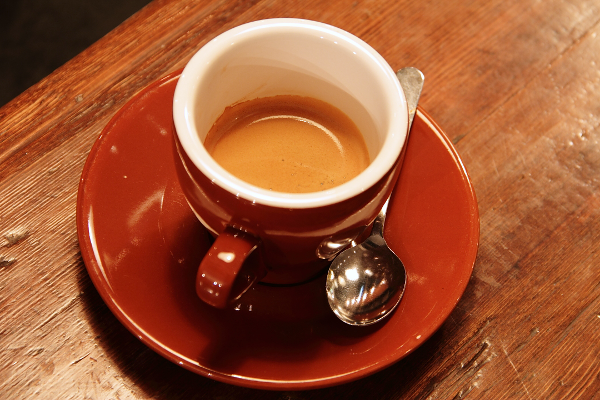
#> input picture skimage.data.coffee(), 600 x 400 px
$ jupyter execute --allow-errors test.ipynb   (shell and % lines are left out)
#> lines starting #> are read from the running program, lines starting #| are printed output that depends on the picture
[cell 1]
import matplotlib.pyplot as plt

import numpy as np
from skimage import data,io

from skimage.color import rgb2hsv
from scipy import ndimage, misc

[cell 2]
rgb_img = data.coffee()
#> rgb_img is the input picture: shape (400, 600, 3); mean R, G, B 158.6, 85.8, 51.5

rgb_img = io.imread('Wisdom-of-crowds.jpg')
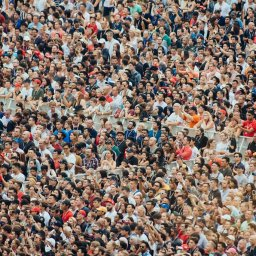
#> input picture unsupervised/Wisdom-of-crowds.jpg, 256 x 256 px
#> rgb_img is the input picture: shape (256, 256, 3); mean R, G, B 131, 113.7, 104.7
hsv_img = rgb2hsv(rgb_img)
#> hsv_img: shape (256, 256, 3) float64; mean of channels 0, 1, 2 0.23, 0.28, 0.529
hue_img = hsv_img[:, :, 0]
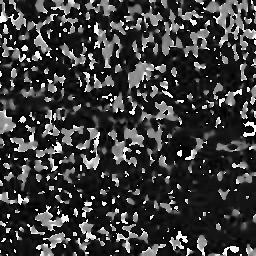
#> hue_img: shape (256, 256) float64; min 0, max 0.999, mean 0.23
sat_img = hsv_img[:, :, 1]
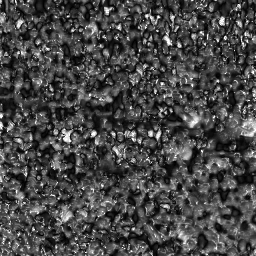
#> sat_img: shape (256, 256) float64; min 0, max 1, mean 0.28
value_img = hsv_img[:, :, 2]
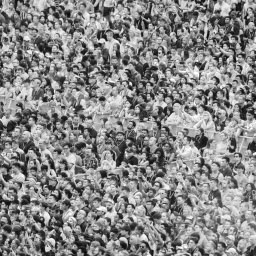
#> value_img: shape (256, 256) float64; min 0.0157, max 1, mean 0.529

fig, (ax0, ax1, ax2, ax3) = plt.subplots(ncols=4, figsize=(16, 4))

ax0.imshow(rgb_img)
ax0.set_title("RGB image")
ax0.axis('off')
ax1.imshow(hue_img, cmap='hsv')
ax1.set_title("Hue channel")
ax1.axis('off')
ax2.imshow(sat_img, cmap='hsv')
ax2.set_title("Saturation channel")
ax2.axis('off')
ax3.imshow(value_img)
ax3.set_title("Value channel")
ax3.axis('off')

fig.tight_layout()

[cell 3]
gauss = ndimage.gaussian_filter(hue_img, sigma=1/3)
plt.imshow(gauss)

[cell 4]
print(hue_img)
#> (printed output is left out)
print(sat_img)
#> (printed output is left out)
